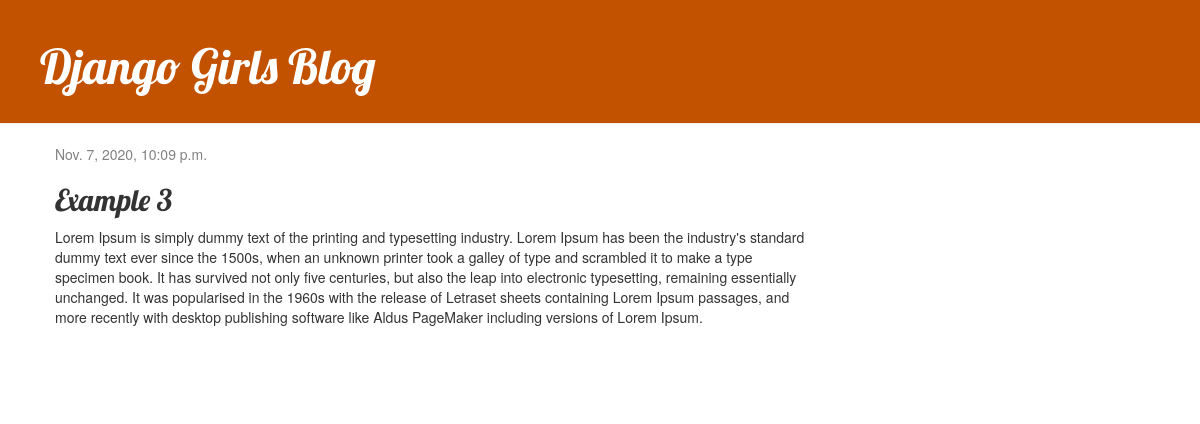
The app's page /post/4/ with its own data.
### blog/models.py (models this page shows, shortened)
class Post(models.Model):
	author = models.ForeignKey(settings.AUTH_USER_MODEL, on_delete=models.CASCADE)
	title = models.CharField(max_length=200)
	text = models.TextField()
	created_date = models.DateTimeField(default=timezone.now)
	published_date = models.DateTimeField(blank=True, null=True)

### blog/views.py (the view)
# urls.py: path("post/<int:pk>/", views.post_detail, name="post_detail"),
def post_detail(request, pk):
	post = get_object_or_404(Post, pk=pk)
	return render(request, "blog/post_detail.html", {"post": post})

### blog/templates/blog/post_detail.html (shortened to what this page needs)
{% extends "blog/base.html" %}
{% block content %}
	<div class="post">
		{% if post.published_date %}
			<div class="date">
				{{ post.published_date }}
			</div>
		{% endif %}
		<h2>{{ post.title }}</h2>
		<p>{{ post.text|linebreaksbr }}</p>
	</div>
{% endblock %}

### blog/static/css/blog.css (style rules this page uses)
h1, h2, h3, h4 { font-family: 'Lobster', cursive; }
.date { color: #828282; }
.post { margin-bottom: 70px; }

### records on screen
Post: published_date "Nov. 7, 2020, 10:09 p.m.", title "Example 3", text "Lorem Ipsum is simply dummy text of the printing and typesetting industry. Lorem Ipsum has been the industry's standard dummy text ever since the 1500s, when an unknown printer took a galley of type and scrambled it to make a type specimen book. It has survived not only five centuries, but also the leap into electronic typesetting, remaining essentially unchanged. It was popularised in the 1960s with the release of Letraset sheets containing Lorem Ipsum passages, and more recently with desktop publishing software like Aldus PageMaker including versions of Lorem Ipsum."
